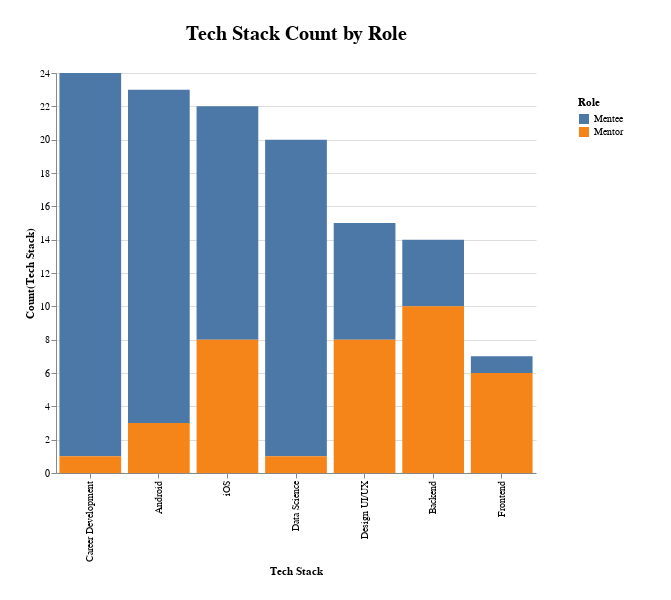

Notebook cell for this chart:
### Code cell
bar_chart(
    x="tech_stack",
    y="count(tech_stack)",
    z="role",
    title="Tech Stack Count by Role",
)

### Figure 1 — Vega-Lite specification as saved in the notebook (floating-point values rounded to 4 significant figures)
{"config": {"view": {"continuousWidth": 400, "continuousHeight": 300, "stroke": "#FFF"}, "legend": {"padding": 24}, "title": {"fontSize": 20, "offset": 24}}, "data": {"name": "data-ff5671f97f9b590de7a1d25a37f05187"}, "mark": "bar", "encoding": {"color": {"field": "role", "title": "Role", "type": "nominal"}, "tooltip": [{"field": "role", "type": "nominal"}, {"field": "tech_stack", "type": "nominal"}, {"aggregate": "count", "field": "tech_stack", "type": "nominal"}], "x": {"field": "tech_stack", "sort": "-y", "title": "Tech Stack", "type": "nominal"}, "y": {"aggregate": "count", "field": "tech_stack", "title": "Count(Tech Stack)", "type": "nominal"}}, "height": 400, "padding": 24, "title": "Tech Stack Count by Role", "width": 480, "$schema": "https://vega.github.io/schema/vega-lite/v4.17.0.json", "datasets": {"data-ff5671f97f9b590de7a1d25a37f05187": [{"tech_stack": "Career Development", "role": "Mentee"}, {"tech_stack": "Frontend", "role": "Mentee"}, {"tech_stack": "Data Science", "role": "Mentee"}, {"tech_stack": "iOS", "role": "Mentee"}, {"tech_stack": "Career Development", "role": "Mentee"}, {"tech_stack": "Data Science", "role": "Mentee"}, {"tech_stack": "Android", "role": "Mentee"}, {"tech_stack": "iOS", "role": "Mentee"}, {"tech_stack": "Career Development", "role": "Mentee"}, {"tech_stack": "Android", "role": "Mentee"}, {"tech_stack": "Android", "role": "Mentee"}, {"tech_stack": "Career Development", "role": "Mentee"}, {"tech_stack": "Career Development", "role": "Mentee"}, {"tech_stack": "Career Development", "role": "Mentee"}, {"tech_stack": "iOS", "role": "Mentee"}, {"tech_stack": "Data Science", "role": "Mentee"}, {"tech_stack": "Android", "role": "Mentee"}, {"tech_stack": "Career Development", "role": "Mentee"}, {"tech_stack": "Data Science", "role": "Mentee"}, {"tech_stack": "Android", "role": "Mentee"}, {"tech_stack": "Data Science", "role": "Mentee"}, {"tech_stack": "iOS", "role": "Mentee"}, {"tech_stack": "Career Development", "role": "Mentee"}, {"tech_stack": "Data Science", "role": "Mentee"}, {"tech_stack": "Android", "role": "Mentee"}, {"tech_stack": "Design UI/UX", "role": "Mentee"}, {"tech_stack": "Android", "role": "Mentee"}, {"tech_stack": "iOS", "role": "Mentee"}, {"tech_stack": "Android", "role": "Mentee"}, {"tech_stack": "Backend", "role": "Mentee"}, {"tech_stack": "Android", "role": "Mentee"}, {"tech_stack": "Career Development", "role": "Mentee"}, {"tech_stack": "Career Development", "role": "Mentee"}, {"tech_stack": "Career Development", "role": "Mentee"}, {"tech_stack": "Android", "role": "Mentee"}, {"tech_stack": "Career Development", "role": "Mentee"}, {"tech_stack": "Data Science", "role": "Mentee"}, {"tech_stack": "Android", "role": "Mentee"}, {"tech_stack": "Android", "role": "Mentee"}, {"tech_stack": "Career Development", "role": "Mentee"}, {"tech_stack": "Design UI/UX", "role": "Mentee"}, {"tech_stack": "Design UI/UX", "role": "Mentee"}, {"tech_stack": "Backend", "role": "Mentee"}, {"tech_stack": "iOS", "role": "Mentee"}, {"tech_stack": "Data Science", "role": "Mentee"}, {"tech_stack": "iOS", "role": "Mentee"}, {"tech_stack": "Design UI/UX", "role": "Mentee"}, {"tech_stack": "Career Development", "role": "Mentee"}, {"tech_stack": "iOS", "role": "Mentee"}, {"tech_stack": "Android", "role": "Mentee"}, {"tech_stack": "Career Development", "role": "Mentee"}, {"tech_stack": "Android", "role": "Mentee"}, {"tech_stack": "Android", "role": "Mentee"}, {"tech_stack": "Data Science", "role": "Mentee"}, {"tech_stack": "Android", "role": "Mentee"}, {"tech_stack": "Backend", "role": "Mentee"}, {"tech_stack": "Android", "role": "Mentee"}, {"tech_stack": "Design UI/UX", "role": "Mentee"}, {"tech_stack": "iOS", "role": "Mentee"}, {"tech_stack": "Android", "role": "Mentee"}, {"tech_stack": "iOS", "role": "Mentee"}, {"tech_stack": "Career Development", "role": "Mentee"}, {"tech_stack": "Career Development", "role": "Mentee"}, {"tech_stack": "Career Development", "role": "Mentee"}, {"tech_stack": "Backend", "role": "Mentee"}, {"tech_stack": "Data Science", "role": "Mentee"}, {"tech_stack": "Career Development", "role": "Mentee"}, {"tech_stack": "iOS", "role": "Mentee"}, {"tech_stack": "Career Development", "role": "Mentee"}, {"tech_stack": "iOS", "role": "Mentee"}, {"tech_stack": "Android", "role": "Mentee"}, {"tech_stack": "Career Development", "role": "Mentee"}, {"tech_stack": "Data Science", "role": "Mentee"}, {"tech_stack": "Data Science", "role": "Mentee"}, {"tech_stack": "Design UI/UX", "role": "Mentee"}, {"tech_stack": "Data Science", "role": "Mentee"}, {"tech_stack": "Data Science", "role": "Mentee"}, {"tech_stack": "iOS", "role": "Mentee"}, {"tech_stack": "iOS", "role": "Mentee"}, {"tech_stack": "Design UI/UX", "role": "Mentee"}, {"tech_stack": "Career Development", "role": "Mentee"}, {"tech_stack": "Data Science", "role": "Mentee"}, {"tech_stack": "Data Science", "role": "Mentee"}, {"tech_stack": "Career Development", "role": "Mentee"}, {"tech_stack": "Data Science", "role": "Mentee"}, {"tech_stack": "Android", "role": "Mentee"}, {"tech_stack": "Data Science", "role": "Mentee"}, {"tech_stack": "Data Science", "role": "Mentee"}, {"tech_stack": "Backend", "role": "Mentor"}, {"tech_stack": "Android", "role": "Mentor"}, {"tech_stack": "iOS", "role": "Mentor"}, {"tech_stack": "Backend", "role": "Mentor"}, {"tech_stack": "iOS", "role": "Mentor"}, {"tech_stack": "Frontend", "role": "Mentor"}, {"tech_stack": "iOS", "role": "Mentor"}, {"tech_stack": "Backend", "role": "Mentor"}, {"tech_stack": "Backend", "role": "Mentor"}, {"tech_stack": "iOS", "role": "Mentor"}, {"tech_stack": "Design UI/UX", "role": "Mentor"}, {"tech_stack": "Backend", "role": "Mentor"}, {"tech_stack": "Frontend", "role": "Mentor"}, {"tech_stack": "Backend", "role": "Mentor"}, {"tech_stack": "iOS", "role": "Mentor"}, {"tech_stack": "Design UI/UX", "role": "Mentor"}, {"tech_stack": "Frontend", "role": "Mentor"}, {"tech_stack": "iOS", "role": "Mentor"}, {"tech_stack": "Career Development", "role": "Mentor"}, {"tech_stack": "Android", "role": "Mentor"}, {"tech_stack": "Design UI/UX", "role": "Mentor"}, {"tech_stack": "Data Science", "role": "Mentor"}, {"tech_stack": "Frontend", "role": "Mentor"}, {"tech_stack": "Design UI/UX", "role": "Mentor"}, {"tech_stack": "Frontend", "role": "Mentor"}, {"tech_stack": "Backend", "role": "Mentor"}, {"tech_stack": "Design UI/UX", "role": "Mentor"}, {"tech_stack": "Frontend", "role": "Mentor"}, {"tech_stack": "Design UI/UX", "role": "Mentor"}, {"tech_stack": "Android", "role": "Mentor"}, {"tech_stack": "Design UI/UX", "role": "Mentor"}, {"tech_stack": "Backend", "role": "Mentor"}, {"tech_stack": "Design UI/UX", "role": "Mentor"}, {"tech_stack": "Backend", "role": "Mentor"}, {"tech_stack": "iOS", "role": "Mentor"}, {"tech_stack": "Backend", "role": "Mentor"}, {"tech_stack": "iOS", "role": "Mentor"}]}}
